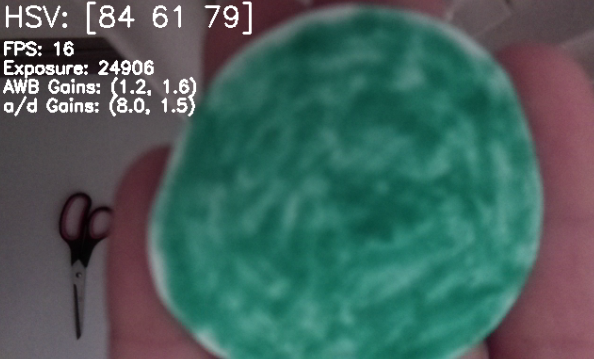
#> input picture TestFiles/puckdetection.png, 594 x 359 px
$ python puckDetectionTest.py
#> lines starting #> are read from the running program, lines starting #| are printed output that depends on the picture; after the words box and inside, x2 and y2 are one past the last pixel; in counts of white or black regions, pixels touching at a corner belong together
import numpy as np
import cv2
import matplotlib.pyplot as plt
import random

rg = 0
bg = 0

frame = cv2.imread("puckdetection.png")
#> frame is the input picture: shape (359, 594, 3); mean B, G, R 92.9, 97.3, 70.2
frame = cv2.GaussianBlur(frame, (11, 11), 0)
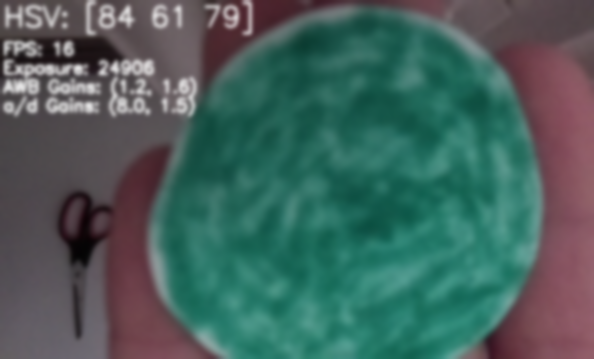
#> frame: shape (359, 594, 3); mean B, G, R 92.9, 97.3, 70.2

vectorized = frame.reshape((-1,3)).astype("float32")

K = 5
attempts = 10
criteria = (cv2.TERM_CRITERIA_EPS + cv2.TERM_CRITERIA_MAX_ITER, 10, 1.0)
ret,label,center = cv2.kmeans(vectorized,K,None,criteria,attempts,cv2.KMEANS_PP_CENTERS)
#> ret = 117064543; center = [[113.4, 127.3, 53], [65.54, 60.82, 77.46], [94.23, 87.71, 111.2], [84.55, 98.29, 29.97], [157.7, 156.9, 157]]

labels = label.flatten()
mostFrequentLabel = np.argmax(np.bincount(labels))
#> mostFrequentLabel = 3

detectedColor = cv2.cvtColor(np.uint8([[center[mostFrequentLabel]]]),cv2.COLOR_BGR2HSV)[0,0,:]
#> detectedColor = [84, 180, 98]
hueInterval = 30
othersInterval = 150

Hl = detectedColor[0] - hueInterval/2
#> Hl = 69
if Hl < 0: Hl += 179

Hh = detectedColor[0] + hueInterval/2
#> Hh = 99
if Hh > 179: Hh -= 179

lowerLimit = np.uint8([Hl, max(5, detectedColor[1] - othersInterval/2), max(5, detectedColor[2] - othersInterval/2)])
#> lowerLimit = [69, 105, 23]
higherLimit = np.uint8([Hh, min(255, detectedColor[1] + othersInterval/2), min(255, detectedColor[2] + othersInterval/2)])
#> higherLimit = [99, 255, 173]

if lowerLimit[0] > higherLimit[0]:
	lowerLimit1 = np.uint8(lowerLimit)
	higherLimit1 = np.uint8([179, higherLimit[1], higherLimit[2]])
	lowerLimit2 = np.uint8([0, lowerLimit[1], lowerLimit[2]])
	higherLimit2 = np.uint8(higherLimit)

	mask1 = cv2.inRange(frame, lowerLimit1, higherLimit1)
	mask2 = cv2.inRange(frame, lowerLimit2, higherLimit2)

	# Now convert back into uint8, and make original image
# center = np.uint8(center)
# res = center[label.flatten()]
# res2 = res.reshape((img.shape))


result_mask = (labels == mostFrequentLabel).reshape(frame.shape[0], frame.shape[1]).astype("uint8")
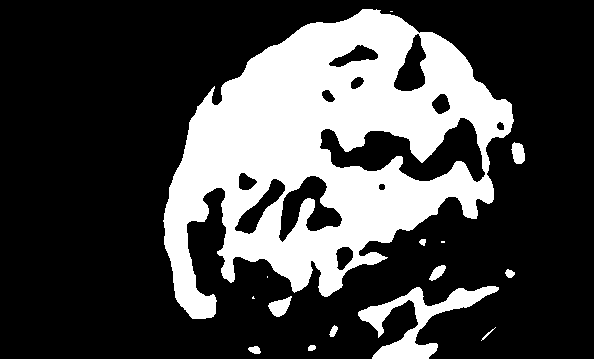
#> result_mask: shape (359, 594); values 0 (black) and 1 (white), 27.4% white; 15 white regions (4 under 20 px), largest, box (x1, y1, x2, y2) and area: (163, 9, 514, 319) 54264, (358, 286, 499, 359) 3178, (268, 296, 292, 317) 288
result_image = np.uint8(center[labels].reshape(frame.shape))
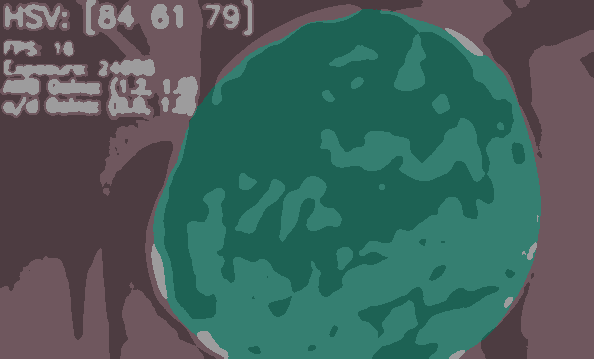
#> result_image: shape (359, 594, 3); mean B, G, R 92.4, 96.8, 69.8
result_image = cv2.bitwise_and(result_image, result_image, mask=result_mask)
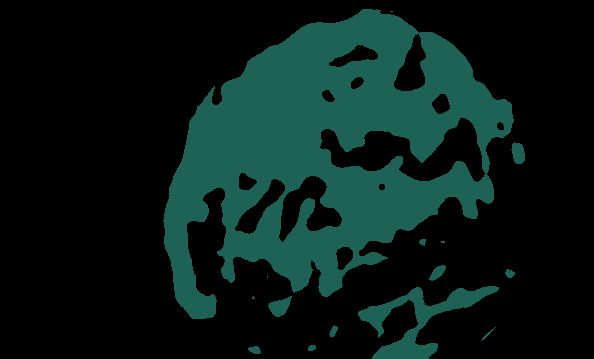
#> result_image: shape (359, 594, 3); mean B, G, R 23, 26.9, 7.9


figure_size = 15
plt.figure(figsize=(figure_size,figure_size))
plt.subplot(1,2,1),plt.imshow(cv2.cvtColor(frame,cv2.COLOR_BGR2RGB))
plt.title('Original Image'), plt.xticks([]), plt.yticks([])
plt.subplot(1,2,2),plt.imshow(cv2.cvtColor(result_image,cv2.COLOR_BGR2RGB))
plt.title('Segmented Image when K = %i' % K), plt.xticks([]), plt.yticks([])
plt.show()
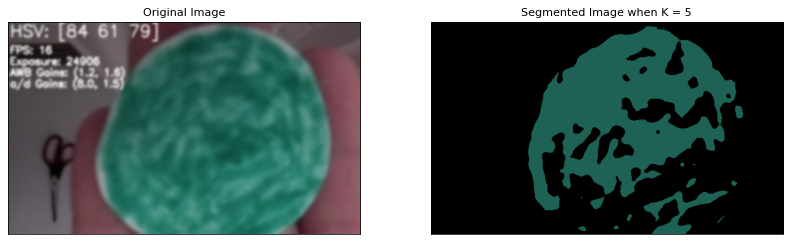
#> figure drawn by matplotlib, 2 panels

# print(frame)
